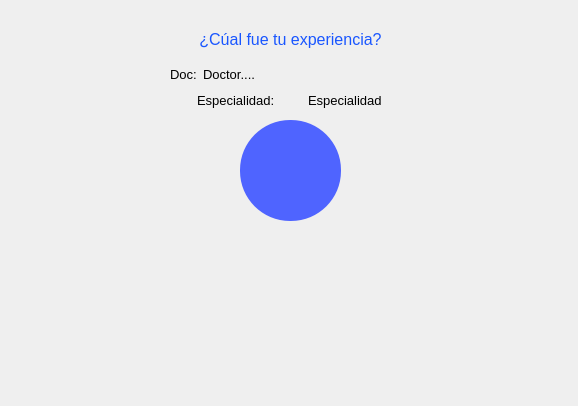
<?xml version="1.0" encoding="UTF-8"?>
<ui version="4.0">
 <class>Paciente_Califica_Medico</class>
 <widget class="QDialog" name="Paciente_Califica_Medico">
  <property name="geometry">
   <rect>
    <x>0</x>
    <y>0</y>
    <width>578</width>
    <height>406</height>
   </rect>
  </property>
  <property name="windowTitle">
   <string>Dialog</string>
  </property>
  <widget class="QWidget" name="verticalLayoutWidget">
   <property name="geometry">
    <rect>
     <x>130</x>
     <y>20</y>
     <width>321</width>
     <height>91</height>
    </rect>
   </property>
   <layout class="QVBoxLayout" name="verticalLayout">
    <item>
     <widget class="QLabel" name="label">
      <property name="font">
       <font>
        <family>MS Shell Dlg 2</family>
        <pointsize>12</pointsize>
        <weight>9</weight>
        <italic>false</italic>
        <bold>false</bold>
       </font>
      </property>
      <property name="styleSheet">
       <string notr="true">color: rgb(25, 86, 255);
font: 75 12pt &quot;MS Shell Dlg 2&quot;;</string>
      </property>
      <property name="text">
       <string>¿Cúal fue tu experiencia?</string>
      </property>
      <property name="alignment">
       <set>Qt::AlignCenter</set>
      </property>
     </widget>
    </item>
    <item>
     <layout class="QHBoxLayout" name="horizontalLayout">
      <item>
       <spacer name="horizontalSpacer_2">
        <property name="orientation">
         <enum>Qt::Horizontal</enum>
        </property>
        <property name="sizeType">
         <enum>QSizePolicy::Preferred</enum>
        </property>
        <property name="sizeHint" stdset="0">
         <size>
          <width>40</width>
          <height>20</height>
         </size>
        </property>
       </spacer>
      </item>
      <item>
       <widget class="QLabel" name="label_2">
        <property name="sizePolicy">
         <sizepolicy hsizetype="Fixed" vsizetype="Fixed">
          <horstretch>0</horstretch>
          <verstretch>0</verstretch>
         </sizepolicy>
        </property>
        <property name="font">
         <font>
          <family>MS Shell Dlg 2</family>
          <pointsize>10</pointsize>
         </font>
        </property>
        <property name="text">
         <string>Doc:</string>
        </property>
       </widget>
      </item>
      <item>
       <widget class="QLabel" name="lbl_NombreDoctor">
        <property name="sizePolicy">
         <sizepolicy hsizetype="Preferred" vsizetype="Fixed">
          <horstretch>0</horstretch>
          <verstretch>0</verstretch>
         </sizepolicy>
        </property>
        <property name="font">
         <font>
          <family>MS Shell Dlg 2</family>
          <pointsize>10</pointsize>
         </font>
        </property>
        <property name="text">
         <string>Doctor....</string>
        </property>
       </widget>
      </item>
      <item>
       <spacer name="horizontalSpacer">
        <property name="orientation">
         <enum>Qt::Horizontal</enum>
        </property>
        <property name="sizeType">
         <enum>QSizePolicy::Preferred</enum>
        </property>
        <property name="sizeHint" stdset="0">
         <size>
          <width>40</width>
          <height>20</height>
         </size>
        </property>
       </spacer>
      </item>
     </layout>
    </item>
    <item>
     <layout class="QHBoxLayout" name="horizontalLayout_2">
      <item>
       <spacer name="horizontalSpacer_4">
        <property name="orientation">
         <enum>Qt::Horizontal</enum>
        </property>
        <property name="sizeType">
         <enum>QSizePolicy::Preferred</enum>
        </property>
        <property name="sizeHint" stdset="0">
         <size>
          <width>40</width>
          <height>20</height>
         </size>
        </property>
       </spacer>
      </item>
      <item>
       <widget class="QLabel" name="label_4">
        <property name="sizePolicy">
         <sizepolicy hsizetype="Fixed" vsizetype="Fixed">
          <horstretch>0</horstretch>
          <verstretch>0</verstretch>
         </sizepolicy>
        </property>
        <property name="font">
         <font>
          <family>MS Shell Dlg 2</family>
          <pointsize>10</pointsize>
         </font>
        </property>
        <property name="text">
         <string>Especialidad:</string>
        </property>
       </widget>
      </item>
      <item>
       <widget class="QLabel" name="lbl_especialidad">
        <property name="sizePolicy">
         <sizepolicy hsizetype="Fixed" vsizetype="Fixed">
          <horstretch>0</horstretch>
          <verstretch>0</verstretch>
         </sizepolicy>
        </property>
        <property name="font">
         <font>
          <family>MS Shell Dlg 2</family>
          <pointsize>10</pointsize>
         </font>
        </property>
        <property name="text">
         <string>Especialidad</string>
        </property>
       </widget>
      </item>
      <item>
       <spacer name="horizontalSpacer_3">
        <property name="orientation">
         <enum>Qt::Horizontal</enum>
        </property>
        <property name="sizeType">
         <enum>QSizePolicy::Preferred</enum>
        </property>
        <property name="sizeHint" stdset="0">
         <size>
          <width>40</width>
          <height>20</height>
         </size>
        </property>
       </spacer>
      </item>
     </layout>
    </item>
   </layout>
  </widget>
  <widget class="QLabel" name="lbl_foto">
   <property name="geometry">
    <rect>
     <x>240</x>
     <y>120</y>
     <width>101</width>
     <height>101</height>
    </rect>
   </property>
   <property name="styleSheet">
    <string notr="true">border: none;
background: #4F64FF;
border-radius: 50px;</string>
   </property>
   <property name="text">
    <string/>
   </property>
   <property name="scaledContents">
    <bool>true</bool>
   </property>
  </widget>
 </widget>
 <resources/>
 <connections/>
</ui>
